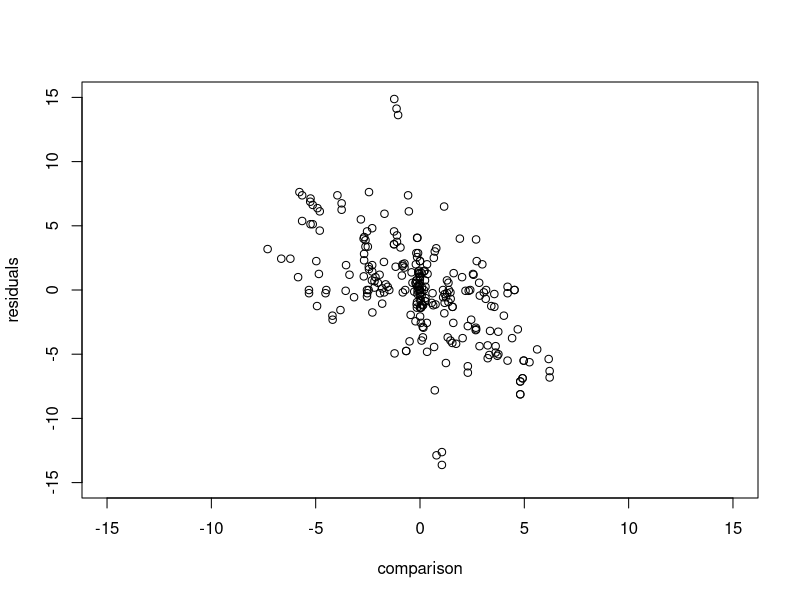
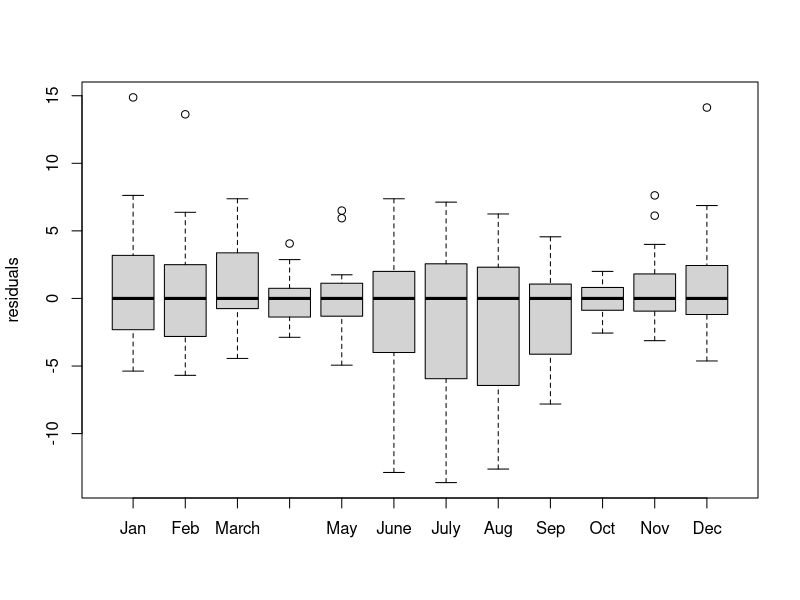
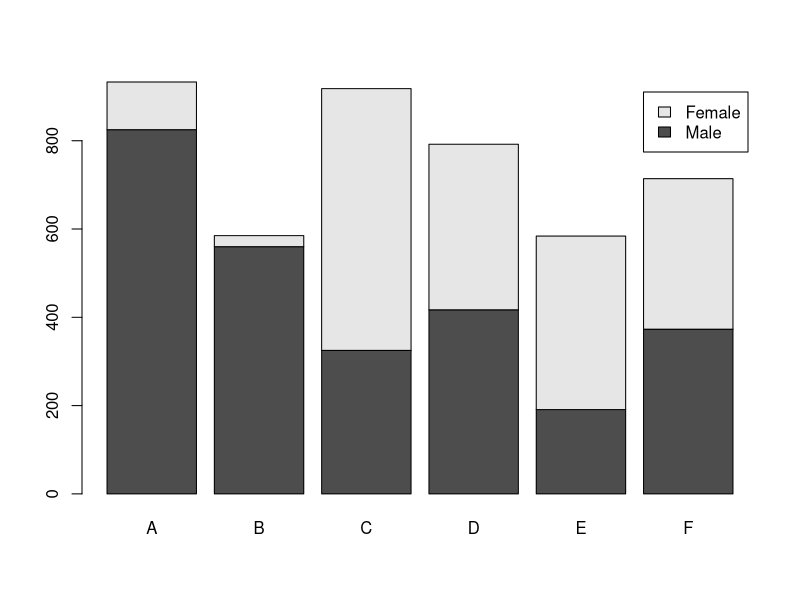
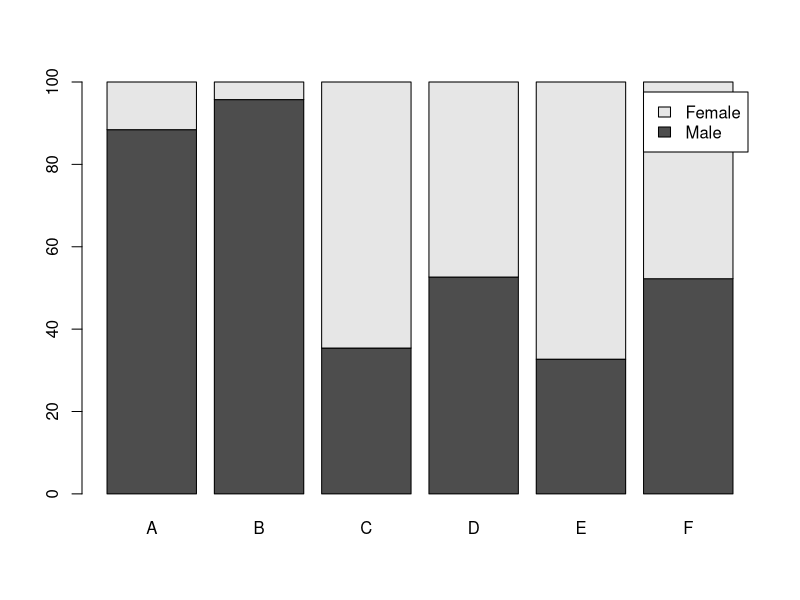
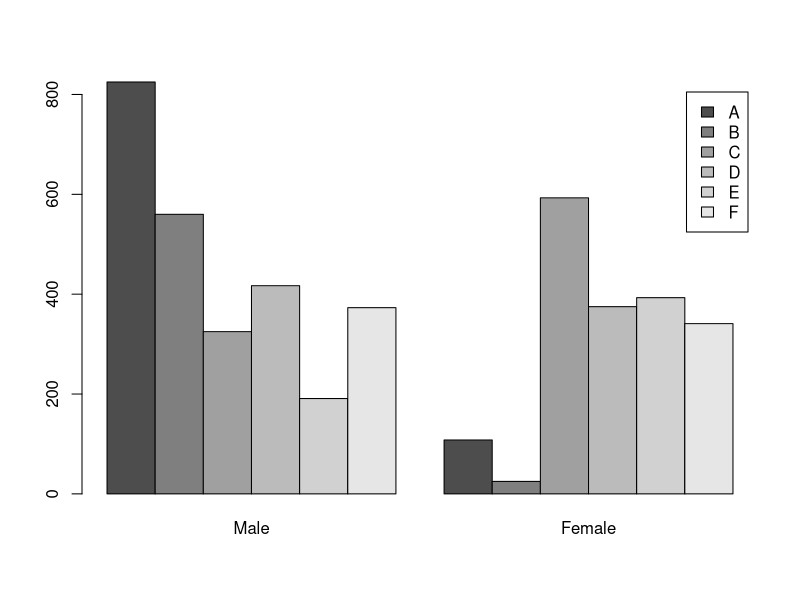
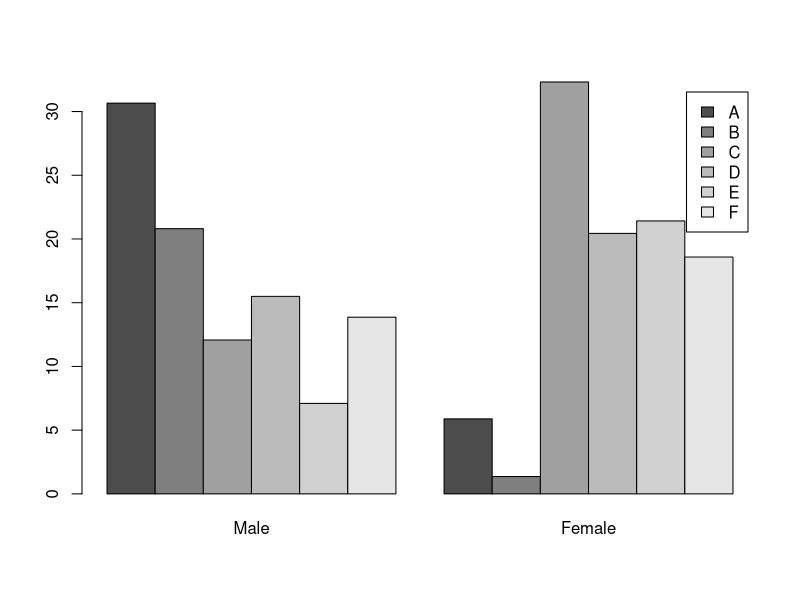
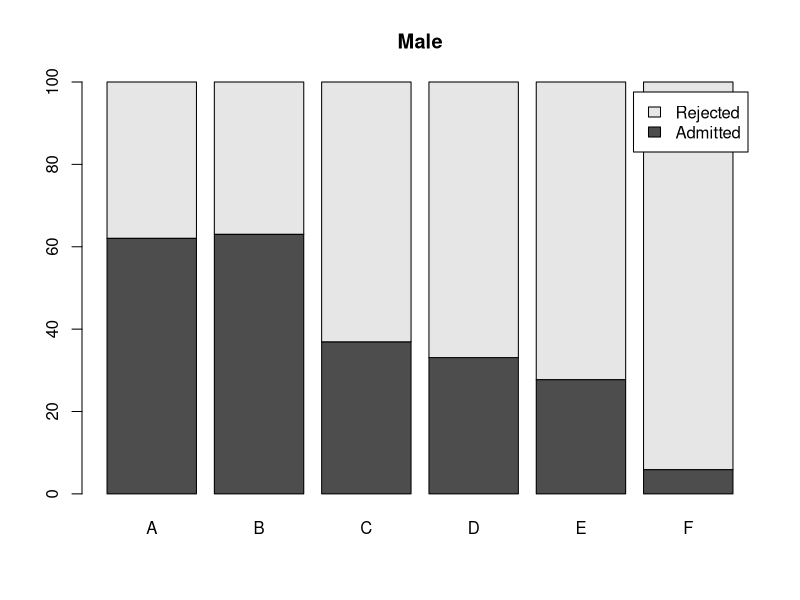
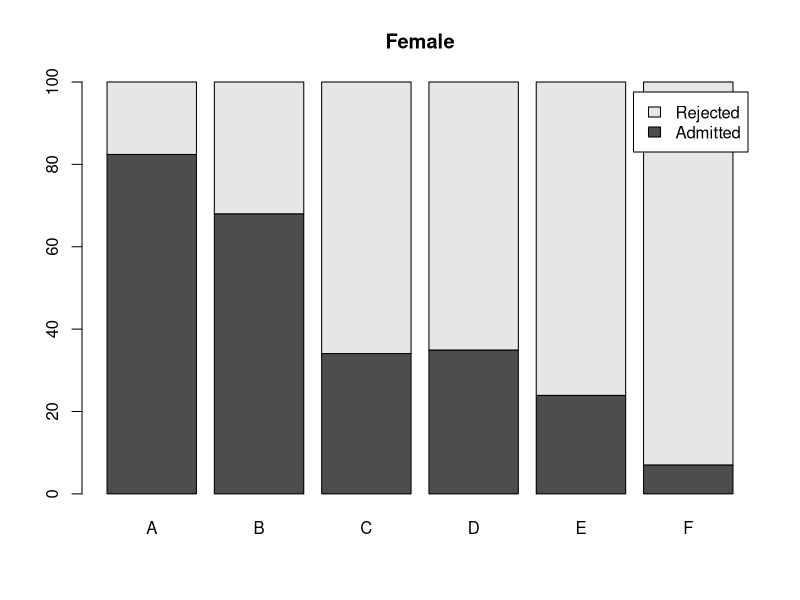

Here is the R script that generated these plots, in order:
## ---- chunk 1
## Load file
#setwd("C:/EDA_Heo/")
temp <- read.table("WorldTemperature_Mean.txt", header = T)
head(temp)
str(temp)

## Median polish
twoway_temp <- medpolish(temp)
twoway_temp

attach(twoway_temp)
comparison <- matrix(row, ncol = 1) %*% matrix(col, nrow = 1)/overall
## ---- chunk 2
plot(residuals ~ comparison, xlim = c(-15, 15), ylim = c(-15, 15))
boxplot(residuals, ylab = "residuals")
## ---- chunk 3
round(residuals[order(row), ],1)
## ---- chunk 4
data(UCBAdmissions)
UCBAdmissions
str(UCBAdmissions)
Tab1 <- UCBAdmissions[1,,]
Tab2 <- UCBAdmissions[2,,]
Tab1 ### 입학 허가 된 사람들
Tab2 ### 입학 거절 된 사람들
Tab <- Tab1 + Tab2
Tab
addmargins(Tab) ### 각 행과 열의 합을 구해줌
## ---- chunk 5
barplot(Tab, legend = rownames(Tab))
## ---- chunk 6
Tab_col <- apply(Tab, 2, sum)
Tab_C <- Tab %*% diag(1/Tab_col) * 100
colnames(Tab_C) <- c("A", "B", "C", "D", "E", "F")
rownames(Tab_C) <- c("Male", "Female")

Tab_row <- apply(Tab, 1, sum)
Tab_R <- diag(1/Tab_row) %*% Tab * 100
colnames(Tab_R) <- c("A", "B", "C", "D", "E", "F")
rownames(Tab_R) <- c("Male", "Female")
## ---- chunk 7
barplot(Tab_C, legend = rownames(Tab_C))
barplot(t(Tab), beside= T, legend=colnames(Tab))
barplot(t(Tab_R), beside = T, legend = colnames(Tab_R))
## ---- chunk 8
Tab_M <- UCBAdmissions[,1,]
Tab_F <- UCBAdmissions[,2,]
addmargins(Tab_M)
addmargins(Tab_F)

Tab_M_col <- apply(Tab_M, 2, sum)
Tab_M_C <- Tab_M %*% diag(1/Tab_M_col) * 100
colnames(Tab_M_C) <- c("A", "B", "C", "D", "E", "F")
Tab_F_col <- apply(Tab_F, 2, sum)
Tab_F_C <- Tab_F %*% diag(1/Tab_F_col) * 100
colnames(Tab_F_C) <- c("A", "B", "C", "D", "E", "F")
## ---- chunk 9
barplot(Tab_M_C, legend = rownames(Tab_M_C), main = "Male")
barplot(Tab_F_C, legend = rownames(Tab_F_C), main = "Female")
## ---- chunk 10
mosaicplot(~Dept + Gender, data = UCBAdmissions, color = T)

Tab_M <- as.table(Tab_M)
Tab_F <- as.table(Tab_F)

mosaicplot(~Dept + Admit, data = Tab_M, color = T, main = "Male")
mosaicplot(~Dept + Admit, data = Tab_F, color = T, main = "Female")

